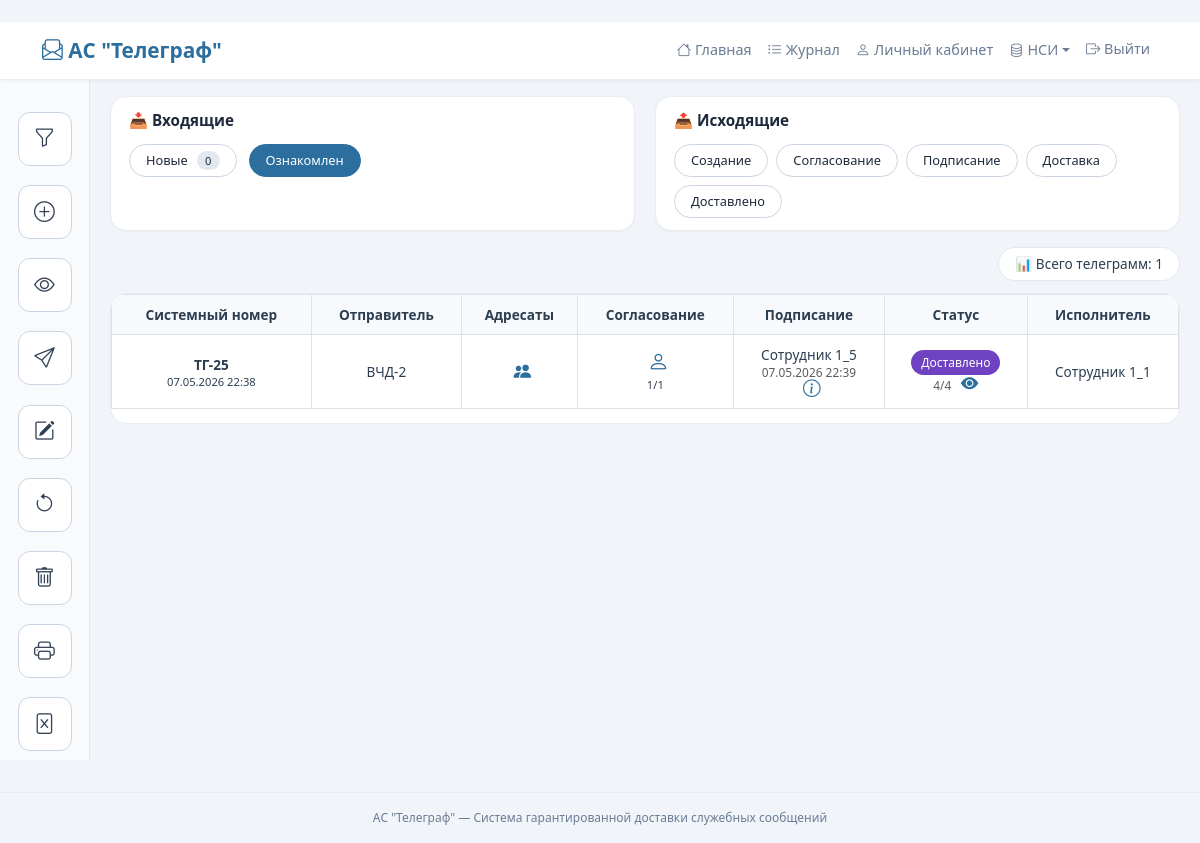
Before: /journal/?type=incoming&status=read (signed in) with the older database file.
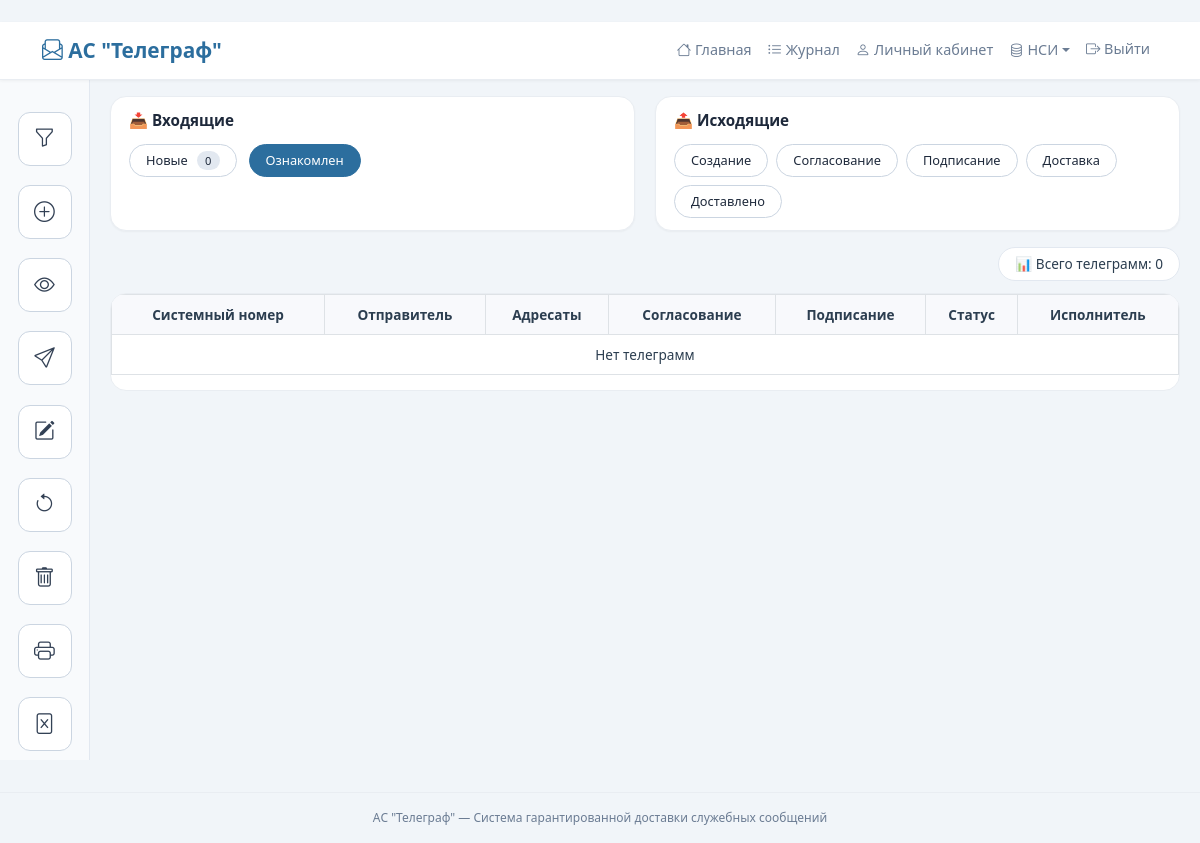
After: the same page with the newer database file.
### core/models.py (models this page shows, shortened)
class Telegram(models.Model):
    class Priority(models.TextChoices):
        NORMAL = 'NORMAL', 'Обычная'
        URGENT = 'URGENT', 'Срочная'
    class Status(models.TextChoices):
        DRAFT = 'DRAFT', 'Черновик'
        ON_APPROVAL = 'ON_APPROVAL', 'На согласовании'
        APPROVED = 'APPROVED', 'Согласовано'
        ON_SIGNATURE = 'ON_SIGNATURE', 'На подписании'
        SIGNED = 'SIGNED', 'Подписано'
        DELIVERY = 'DELIVERY', 'Доставка'
        DELIVERED = 'DELIVERED', 'Доставлено'
        REJECTED = 'REJECTED', 'Отказано'
    number = models.CharField(max_length=50, blank=True, null=True, verbose_name='Номер телеграммы')
    author = models.ForeignKey(User, on_delete=models.CASCADE, related_name='authored_telegrams', verbose_name='Автор')
    text = models.TextField(verbose_name='Текст телеграммы')
    created_at = models.DateTimeField(auto_now_add=True, verbose_name='Дата создания')
    status = models.CharField(max_length=20, choices=Status.choices, default=Status.DRAFT, verbose_name='Статус')
    priority = models.CharField(max_length=10, choices=Priority.choices, default=Priority.NORMAL, verbose_name='Приоритет')
    requires_approval = models.BooleanField(default=False, verbose_name='Требуется согласование')
    approvers = models.ManyToManyField(User, related_name='telegrams_to_approve', blank=True, verbose_name='Согласующие')
    approvals_received = models.PositiveIntegerField(default=0, verbose_name='Количество согласовавших')
    approval_sent_at = models.DateTimeField(null=True, blank=True, verbose_name='Отправлено на согласование')
    approval_completed_at = models.DateTimeField(null=True, blank=True, verbose_name='Согласование завершено')
    requires_signature = models.BooleanField(default=False, verbose_name='Требуется подпись')
    signer = models.ForeignKey(User, on_delete=models.SET_NULL, null=True, blank=True, related_name='telegrams_to_sign', verbose_name='Подписант')
    signed_at = models.DateTimeField(null=True, blank=True, verbose_name='Дата подписи')
    signature = models.CharField(max_length=128, blank=True, null=True, verbose_name='Электронная подпись')
    signer_department = models.CharField(max_length=255, blank=True, verbose_name='Подразделение подписанта')
    delivered_at = models.DateTimeField(null=True, blank=True, verbose_name='Дата доставки всем')
    executor = models.ForeignKey(User, on_delete=models.SET_NULL, null=True, blank=True, related_name='executed_telegrams', verbose_name='Исполнитель')
    author_department = models.CharField(max_length=255, blank=True, verbose_name='Подразделение автора')
    rejection_reason = models.TextField(blank=True, null=True, verbose_name='Причина отказа')
    rejected_by = models.ForeignKey(User, on_delete=models.SET_NULL, null=True, blank=True, related_name='rejected_telegrams', verbose_name='Кто отклонил')
    rejected_at = models.DateTimeField(null=True, blank=True, verbose_name='Дата отклонения')
    def get_read_progress(self):
        total = self.recipients.count()
        if total == 0:
            return (0, 0)
        read_count = self.recipients.filter(status='READ').count()
        return (read_count, total)
    def get_recipients_status_list(self):
        data = []
        for r in self.recipients.select_related('user__department'):
            data.append({
                'full_name': r.user.full_name or r.user.username,
                'department': r.user.department.code if r.user.department else '—',
                'status': r.status,
                'read_at': r.read_at.strftime('%d.%m.%Y %H:%M') if r.read_at else None,
        })
        return data
    def get_approvers_status_list(self):
        data = []
        for approver in self.approvers.select_related('department'):
            signature = self.signatures.filter(user=approver).first()
            data.append({
                'full_name': approver.full_name or approver.username,
                'department': approver.department.code if approver.department else '—',
                'status': 'APPROVED' if signature else 'PENDING',
                'signed_at': signature.signed_at.strftime('%d.%m.%Y %H:%M') if signature else None,
            })
        return data
    def get_signer_info(self):
        if not self.signer:
            return None
        return {
            'full_name': self.signer.full_name or self.signer.username,
            'department': self.signer.department.code if self.signer.department else '—',
            'status': 'SIGNED' if self.signed_at else 'PENDING',
            'signed_at': self.signed_at.strftime('%d.%m.%Y %H:%M') if self.signed_at else None,
        }

class User(AbstractUser):
    role = models.CharField(max_length=10, choices=Role.choices, default=Role.USER, verbose_name='Роль')
    full_name = models.CharField(max_length=255, verbose_name='Полное имя')
    phone = models.CharField(max_length=20, blank=True, null=True, verbose_name='Телефон')
    email = models.EmailField(blank=True, null=True, verbose_name='Email')
    department = models.ForeignKey(Department, on_delete=models.SET_NULL, null=True, blank=True, verbose_name='Подразделение')
    position = models.ForeignKey(Position, on_delete=models.SET_NULL, null=True, blank=True, verbose_name='Должность')

class Department(models.Model):
    code = models.CharField(max_length=20, unique=True, verbose_name='Код подразделения')
    name = models.CharField(max_length=255, verbose_name='Наименование')
    class Meta:
        verbose_name = 'Подразделение'
        verbose_name_plural = 'Подразделения'
    def __str__(self):
        return f"{self.code} - {self.name}"

### core/views.py (the view, shortened to what this page needs)
# urls.py: path('journal/', views.telegram_journal, name='telegram_journal'),
@login_required
def telegram_journal(request):
    if not request.GET.get('type') and not request.GET.get('stage'):
        return redirect(f"{request.path}?type=outgoing&stage=create")
    user = request.user
    if user.role == 'ADMIN':
        telegrams = Telegram.objects.all()
    else:  # USER
        telegrams = Telegram.objects.filter(Q(author=user) | Q(recipients__user=user)).distinct()
    if user.role != 'USER':
        telegrams = telegrams.filter(
            Q(author=user) | ~Q(status=Telegram.Status.DRAFT)
        )
    type_filter = request.GET.get('type')
    incoming_status = request.GET.get('status')
    outgoing_stage = request.GET.get('stage')
    if type_filter == 'incoming':
        telegrams = telegrams.filter(recipients__user=user).distinct()
        if incoming_status == 'new':
            if user.role == 'USER':
                is_approver = Exists(Telegram.approvers.through.objects.filter(telegram=OuterRef('pk'), user=user))
                q = Q(status=Telegram.Status.DELIVERY)
                q |= (Q(status=Telegram.Status.ON_APPROVAL) & is_approver)
                q |= (Q(status=Telegram.Status.ON_SIGNATURE) & Q(signer=user))
                telegrams = telegrams.filter(q)
            else:
                telegrams = telegrams.filter(status__in=[Telegram.Status.ON_APPROVAL, Telegram.Status.ON_SIGNATURE, Telegram.Status.DELIVERY])
        elif incoming_status == 'read':
            recipient_read_exists = TelegramRecipient.objects.filter(
                telegram=OuterRef('pk'), user=user, status='READ'
            )
            telegrams = telegrams.filter(Exists(recipient_read_exists))
    form = TelegramFilterForm(request.GET)
    if form.is_valid():
        data = form.cleaned_data
        if data.get('start_date'):
            telegrams = telegrams.filter(created_at__date__gte=data['start_date'])
        if data.get('end_date'):
            telegrams = telegrams.filter(created_at__date__lte=data['end_date'])
        if data.get('number'):
            telegrams = telegrams.filter(number__icontains=data['number'])
        if data.get('department'):
            telegrams = telegrams.filter(
                Q(author__department=data['department']) |
                Q(recipients__user__department=data['department'])
            ).distinct()
    telegrams = telegrams.order_by('-created_at')
    filter_params = request.GET.copy()
    filter_params.pop('page', None)
    paginator = Paginator(telegrams, 15)   # количество на страницу
    page_obj = paginator.get_page(request.GET.get('page'))
    def add_three_hours(time_str):
        if not time_str or time_str == '—':
            return time_str
        try:
            date_part, time_part = time_str.split(' ')
            hour = int(time_part.split(':')[0])
            minute = time_part.split(':')[1]
            new_hour = hour + 3
            if new_hour >= 24:
                new_hour -= 24
            return f"{date_part} {new_hour:02d}:{minute}"
        except:
            return time_str
    for t in page_obj:
        t.author_department = t.author.department.code if t.author.department else '—'
        t.recipient_departments = list(set(
            r.user.department.code for r in t.recipients.select_related('user__department') if r.user.department
        ))
        t.approver_departments = list(set(
            a.department.code for a in t.approvers.select_related('department') if a.department
        )) if t.requires_approval else []
        t.approval_count = t.approvals_received
        user_recipient = t.recipients.filter(user=user).first()
        t.user_recipient_id = user_recipient.id if user_recipient else None
        recipients_status = t.get_recipients_status_list()
        for item in recipients_status:
            if item.get('read_at'):
                item['read_at'] = add_three_hours(item['read_at'])
        t.recipients_status_json = json.dumps(recipients_status, ensure_ascii=False)
        approvers_status = t.get_approvers_status_list()
        for item in approvers_status:
            if item.get('signed_at'):
                item['signed_at'] = add_three_hours(item['signed_at'])
        t.approvers_status_json = json.dumps(approvers_status, ensure_ascii=False)
        if t.signer:
            signer_info = t.get_signer_info()
            if signer_info.get('signed_at'):
                signer_info['signed_at'] = add_three_hours(signer_info['signed_at'])
            t.signer_info_json = json.dumps(signer_info, ensure_ascii=False)
        else:
            t.signer_info_json = 'null'
        rejection_data = {
            'reason': t.rejection_reason,
            'rejected_by': t.rejected_by.full_name or t.rejected_by.username if t.rejected_by else None,
            'rejected_at': add_three_hours(t.rejected_at.strftime('%d.%m.%Y %H:%M')) if t.rejected_at else None,
        }
        t.rejection_data_json = json.dumps(rejection_data, ensure_ascii=False)
    if user.role == 'USER':
        is_approver = Exists(Telegram.approvers.through.objects.filter(telegram=OuterRef('telegram__pk'), user=user))
        q_new = Q(telegram__status=Telegram.Status.DELIVERY)
        q_new |= (Q(telegram__status=Telegram.Status.ON_APPROVAL) & is_approver)
        q_new |= (Q(telegram__status=Telegram.Status.ON_SIGNATURE) & Q(telegram__signer=user))
        new_count = TelegramRecipient.objects.filter(user=user, status='PENDING').filter(q_new).distinct().count()
    else:
        new_count = TelegramRecipient.objects.filter(user=user, status='PENDING').count()
    departments = Department.objects.all()
    return render(request, 'core/journal.html', {
        'page_obj': page_obj,
        'form': form,
        'departments': departments,
        'user_role': user.role,
        'new_count': new_count,
        'filter_params': filter_params,
    })

### core/templates/core/journal.html (shortened to what the changed rows need)
﻿{% extends 'base.html' %}
{% block content %}
<div style="display: flex; min-height: calc(100vh - 120px);">
    <div class="main-area">
        <div class="info-bar"><div class="total-count">📊 Всего телеграмм: {{ page_obj.paginator.count }}</div></div>
        <div class="table-wrapper">
            <form id="telegramForm" method="post" action="{% url 'mass_delete' %}">
                <table class="journal-table">
                    <thead>
                        <tr>
                            <th>Системный номер</th>
                            <th>Отправитель</th>
                            <th>Адресаты</th>
                            <th>Согласование</th>
                            <th>Подписание</th>
                            <th>Статус</th>
                            <th>Исполнитель</th>
                        </tr>
                    </thead>
                    <tbody>
                        {% for tg in page_obj %}
                        <tr data-id="{{ tg.id }}" data-status="{{ tg.status }}" class="telegram-row">
                            <td><strong>ТГ-{{ tg.id }}</strong><br><span style="font-size:0.7rem;">{{ tg.created_at|date:"d.m.Y H:i" }}</span></td>
                            <td>{{ tg.author.department.code|default:tg.author_department|default:tg.author.full_name|default:tg.author.username }}</td>
                            <td><i class="bi bi-people-fill recipient-icon" data-recipients='{{ tg.recipient_departments|join:"||" }}' onclick="showRecipients(this)"></i></td>
                            <td>
                                {% with total=tg.approvers.count %}
                                    {% if total > 0 %}
                                        <i class="bi bi-{% if total == 1 %}person{% else %}people{% endif %} approval-icon approval-modal-icon" data-bs-toggle="modal" data-bs-target="#approversModal" data-approvers='{{ tg.approvers_status_json }}'></i>
                                        <div class="approval-counter">{{ tg.approvals_received|default:0 }}/{{ total }}</div>
                                    {% else %}—{% endif %}
                                {% endwith %}
                            </td>
                            <td>
                                {% if tg.signer %}
                                    {% if tg.signed_at %}
                                        <div>{{ tg.signer.full_name|default:tg.signer.username }}</div>
                                        <div class="small text-muted">{{ tg.signed_at|date:"d.m.Y H:i" }}</div>
                                    {% else %}
                                        <div>{{ tg.signer.full_name|default:tg.signer.username }}</div>
                                        <div class="small text-muted">Ожидает подписи</div>
                                    {% endif %}
                                    <i class="bi bi-info-circle signer-info-icon" data-bs-toggle="modal" data-bs-target="#signerModal" data-signer='{{ tg.signer_info_json }}'></i>
                                {% else %}—{% endif %}
                            </td>
                            <td>
                                <span class="badge-status status-{{ tg.status|lower }}">{{ tg.get_status_display }}</span>
                                {% if tg.status == 'DELIVERY' or tg.status == 'DELIVERED' %}
                                    {% with progress=tg.get_read_progress %}
                                        <br><small class="text-muted">{{ progress.0 }}/{{ progress.1 }}</small>
                                        {% if user.role == 'OPERATOR' %}
                                            <i class="bi bi-card-list manage-icon" data-bs-toggle="modal" data-bs-target="#manageModal" data-telegram-id="{{ tg.id }}" data-telegram-status="{{ tg.status }}" data-recipients='{{ tg.recipients_manage_json }}'></i>
                                        {% else %}
                                            <i class="bi bi-eye-fill eye-icon" data-bs-toggle="modal" data-bs-target="#statusModal" data-status='{{ tg.recipients_status_json }}'></i>
                                        {% endif %}
                                    {% endwith %}
                                {% endif %}
                            </td>
                            <td>{{ tg.author.full_name|default:tg.author.username }}</td>
                        </tr>
                        {% empty %}
                        <tr><td colspan="7" class="text-center py-4">Нет телеграмм</td></tr>
                        {% endfor %}
                    </tbody>
                </table>
            </form>
        </div>
    </div>
</div>
{% endblock %}

Changed rows visible on the page:
removed Telegram: id "25", created_at "07.05.2026 22:38", author.department.code "ВЧД-2", approvals_received "1", approvers.count "1", signer.full_name "Сотрудник 1_5", signed_at "07.05.2026 22:39", status "Доставлено", get_read_progress.0 "4", get_read_progress.1 "4", author.full_name "Сотрудник 1_1"
Other visible differences:
{{ page_obj.paginator.count }}: "1" → "0"
text now shown: "Нет телеграмм"
